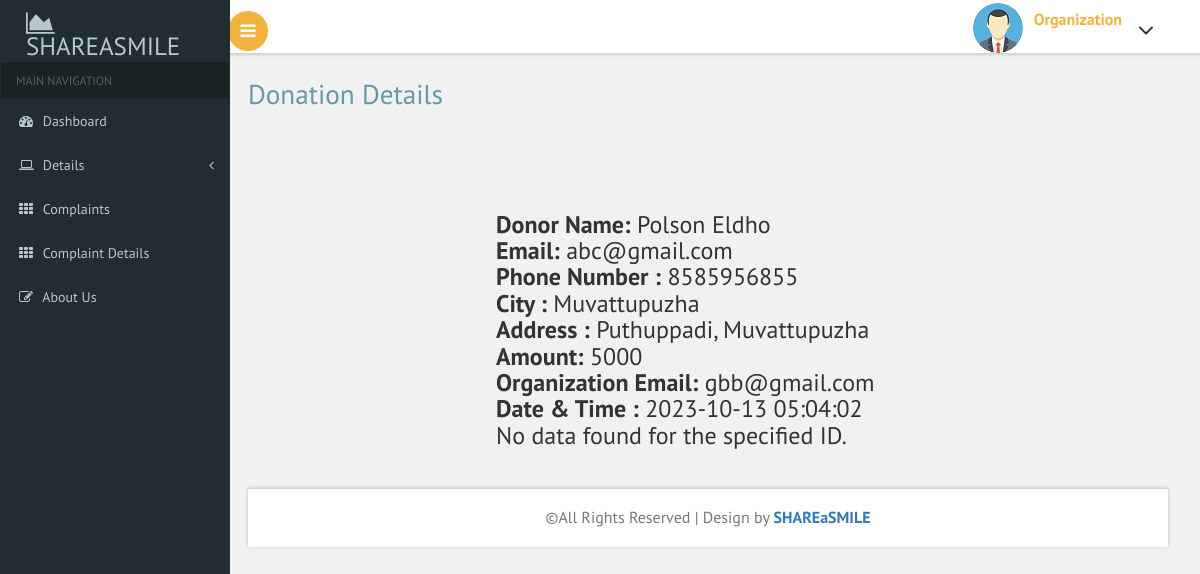
Screenshot of /organisation/fulldetails.php?id=57 with the database file from the repository.
### tables this page shows
CREATE TABLE `payment` (
  `payment_id` int(11) NOT NULL,
  `full_name` varchar(100) NOT NULL,
  `email` varchar(100) NOT NULL,
  `phone_number` varchar(15) NOT NULL,
  `city` varchar(100) NOT NULL,
  `address` varchar(500) NOT NULL,
  `amount` varchar(20) NOT NULL,
  `payment_status` int(11) NOT NULL,
  `donor_email` varchar(50) NOT NULL,
  `organization_email` varchar(500) NOT NULL,
  `donation_id` int(11) NOT NULL,
  `time_stamp` timestamp NOT NULL DEFAULT current_timestamp()
);

### organisation/fulldetails.php (the view)
<?php
include("header.php");
?>
<div id="page-wrapper">
    <div class="main-page">
        <h2 class="title1">Donation Details</h2>
        <?php
        if (isset($_GET['id'])) {
            $payment_id = $_GET['id'];
            $donation_id = $_GET['donation_id'];
            require("connect.php");
            $stmt = $conn->prepare("SELECT * FROM payment WHERE payment_id = ?");
            $stmt->bind_param("i", $payment_id);
            $stmt->execute();
            $res = $stmt->get_result();
            if ($res->num_rows > 0) {
                $row = $res->fetch_assoc();
                echo "<div id='page-wrapper'>";
                echo "<h3><b>Donor Name:</b> " . $row['full_name'] . "<br>";
                echo "<b>Email:</b> " . $row['email'] . "<br>";
                echo "<b>Phone Number :</b> " . $row['phone_number'] . "<br>";
                echo "<b>City :</b> " . $row['city'] . "<br>";
                echo "<b>Address :</b> " . $row['address'] . "<br>";
                echo "<b>Amount:</b> " . $row['amount'] . "<br>";
                echo "<b>Organization Email:</b> " . $row['organization_email'] . "<br>";
                echo "<b>Date & Time :</b> " . $row['time_stamp'] . "<br>";
                $stmt = $conn->prepare("SELECT * FROM request_form WHERE donation_id = ?");
                $stmt->bind_param("i", $donation_id);
                $stmt->execute();
                $res = $stmt->get_result();
                if ($res->num_rows > 0) {
                    while ($row1 = $res->fetch_assoc()) {
                        echo "<div id='page-wrapper'>";
                        echo "<b>Donation Type:</b> " . $row1['donation_type'] . "<br>";
                        echo "<b>Donation Details:</b> " . $row1['donation_details'] . "<br>";
                        echo "<b>Estimated Amount :</b> " . $row1['estimated_amount'] . "<br>";
                        echo "<b>Account Number:</b> " . $row1['account_number'] . "<br>";
                        echo "<b>IFSC Code:</b> " . $row1['ifsc_code'] . "<br>";
                        echo "<b>Bank Name:</b> " . $row1['bank_name'] . "<br>";
                        echo "<b>Account Holder Name:</b> " . $row1['holder_name'] . "<br>";
                        echo "<b>Branch Name:</b> " . $row1['branch'] . "<br>";
                        echo "<b>Place:</b> " . $row1['place'] . "<br>";
                        echo "<b>Date:</b> " . $row1['date'] . "<br>";
                        echo "</div>";
                    }
                    echo '<a class="btn btn-primary" href="recieve.php">Go Back</a>';
                    echo '</h3>';
                } else {
                    echo "<p>No data found for the specified ID.</p>";
                }
            }
        } else {
            echo "<p>No ID provided.</p>";
        }
        ?>
    </div>
</div>
<?php
include("footer.php");
?>

### organisation/css/custom.css (style rules this page uses)
#page-wrapper { padding:5em 2em 2.5em; background-color: #F1F1F1; }

### rows the page displays
payment: full_name "Polson Eldho", email "abc@gmail.com", phone_number "8585956855", city "Muvattupuzha", address "Puthuppadi, Muvattupuzha", amount "5000", organization_email "gbb@gmail.com", time_stamp "2023-10-13 05:04:02"
